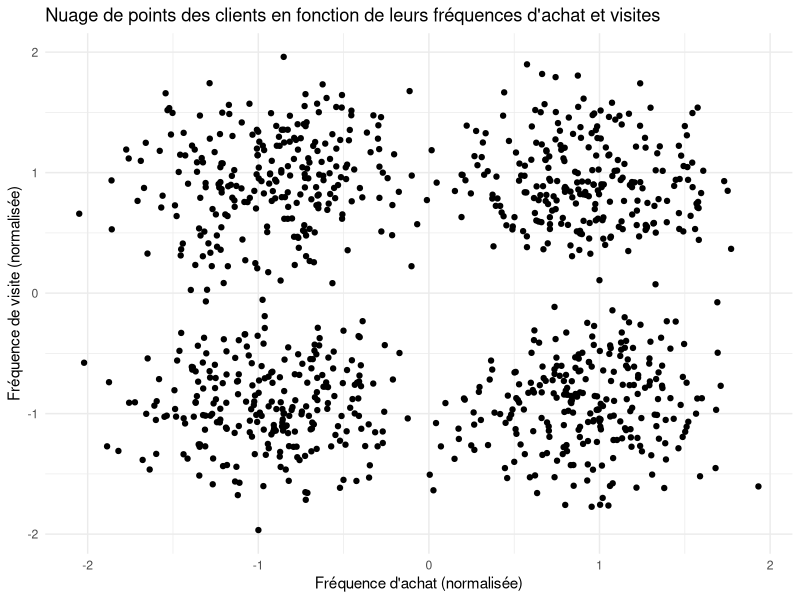
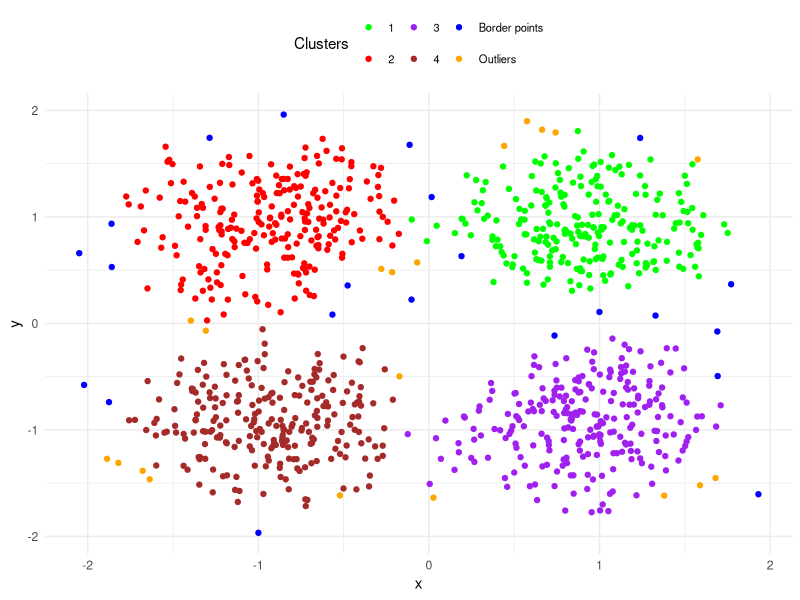

Generate these figures, in order, with R:
# DBSCAN_scratch_R

# Nous supposons pour le calcul de la complexité :
# Nombre de clusters = log(Nombre de Points)
# Nombre de voisins qu'un point possède = log(n/log(n))

library(ggplot2)
library(MASS)
if (!require("mclust")) install.packages("mclust", dependencies = TRUE)
library(mclust) # Pour le calcul de l'ARI (Adjusted Rand Index)

# Définition de la classe Point
Point <- setRefClass("Point",
                     fields = list(
                       coordinates = "numeric",
                       type = "numeric",  # 1:core point, 2:border point, 3:outlier
                       neighboringPoints = "numeric",  # Vecteur numérique
                       cluster = "numeric"  # 1, 2, 3, 4, ... nom du cluster
                     )
)

# Fonction pour calculer les distances euclidiennes et classifier les points
# Complexité : O(n^2) - Chaque point est comparé à tous les autres pour calculer la distance
EuclDist <- function(x, p, eps, MinPts) {
  NeighboringPoints <- numeric()
  type <- 0
  
  for (j in 1:nrow(x)) {
    dist <- sqrt(sum((x[j, ] - p)^2))
    if (dist < eps) {
      NeighboringPoints <- c(NeighboringPoints, j)
    }
  }
  
  if (length(NeighboringPoints) > MinPts) {
    type <- 1  # Core point
  } else if (length(NeighboringPoints) > 1) {
    type <- 2  # Border point
  } else {
    type <- 3  # Outlier
  }
  
  return(list(NeighboringPoints = NeighboringPoints, type = type))
}

# Fonction pour trouver les points appartenant à un cluster donné
# Complexité : O(n × m) - Avec m étant le nombre moyen de voisins par point
findClusterPoints <- function(x, currentCluster, points, position, eps, MinPts) {
  ClusterMembers <- points[[position]]$neighboringPoints
  i <- 1
  
  while (i <= length(ClusterMembers)) {
    expansionPoint <- ClusterMembers[i] # Point d'expansion
    
    if (points[[expansionPoint]]$cluster == -1) { # Point bordure non assigné
      points[[expansionPoint]]$cluster <- currentCluster
    } else if (points[[expansionPoint]]$cluster == 0) { # Point central non assigné
      points[[expansionPoint]]$cluster <- currentCluster
      ClusterMembers <- c(ClusterMembers, points[[expansionPoint]]$neighboringPoints)
    }
    
    i <- i + 1
  }
}

# Fonction principale DBSCAN
# Complexité totale : O(n^2 + n × m) - Dominée par les calculs de distance et l'expansion des clusters
DBscan <- function(x, eps, MinPts) {
  start_time <- Sys.time() # Début du chronométrage
  
  currentCluster <- 0
  points <- list()
  
  # Étape 1 : Initialisation des points
  # Complexité : O(n^2) - Calcul des distances pour chaque point
  for (i in 1:nrow(x)) {
    p <- x[i, ]
    result <- EuclDist(x, p, eps, MinPts)
    points[[i]] <- Point$new(
      coordinates = p,
      type = result$type,
      neighboringPoints = result$NeighboringPoints,
      cluster = 1 - result$type
    )
  }
  
  # Étape 2 : Assignation des clusters
  # Complexité : O(n × m) - Expansion des clusters à partir des points centraux
  for (i in 1:length(points)) {
    if (points[[i]]$cluster == 0) {
      currentCluster <- currentCluster + 1
      points[[i]]$cluster <- currentCluster
      findClusterPoints(x, currentCluster, points, i, eps, MinPts)
    }
  }
  
  end_time <- Sys.time() # Fin du chronométrage
  cat("Temps d'exécution DBSCAN:", end_time - start_time, "secondes\n")
  
  return(points)
}

# Génération de données synthétiques pour les clients
# Complexité : O(k × n) - Avec k le nombre de clusters et n le nombre de points
centers <- list(c(1, 1), c(-1, -1), c(1, -1), c(-1, 1))
n_samples <- 1000
cluster_std <- 0.4
set.seed(0)

X <- matrix(nrow = 0, ncol = 2)
labels_true <- c()

for (i in seq_along(centers)) {
  cluster_data <- mvrnorm(n_samples / length(centers), mu = centers[[i]], Sigma = diag(cluster_std^2, 2))
  X <- rbind(X, cluster_data)
  labels_true <- c(labels_true, rep(i, n_samples / length(centers)))
}

# Standardisation des données
# Complexité : O(n)
scaled_data <- scale(X)
scaled_df <- data.frame(X1 = scaled_data[, 1], X2 = scaled_data[, 2], labels = as.factor(labels_true))
colnames(scaled_df) <- c("x", "y")

# Visualisation des données standardisées
cat("Visualisation des données standardisées\n")
ggplot(scaled_df, aes(x = x, y = y)) +
  geom_point() +
  theme_minimal() +
  labs(
    title = "Nuage de points des clients en fonction de leurs fréquences d'achat et visites",
    x = "Fréquence d'achat (normalisée)",
    y = "Fréquence de visite (normalisée)"
  )

# Création des clusters
cat("Clustering en cours...\n")
points <- DBscan(scaled_data, eps = 0.2, MinPts = 5)

# Création d'un dataframe pour la visualisation
# Complexité : O(n)
clusters <- numeric()
clusters <- unlist(lapply(points, function(point) point$cluster))

# Convertir les clusters en facteur pour éviter les problèmes de coercion
scaled_df$clusters <- factor(
  ifelse(clusters == -1, "Outliers",
         ifelse(clusters == -2, "Border points", as.character(clusters)))
)

# Calcul de l'ARI (Adjusted Rand Index)
# Complexité : O(n)
adjusted_rand_index <- adjustedRandIndex(as.numeric(labels_true), as.numeric(as.character(clusters)))
cat("Adjusted Rand Index (ARI):", adjusted_rand_index, "\n")

# Visualisation des clusters
# Complexité : O(n)
cat("Visualisation des clusters\n")
ggplot(data = scaled_df, aes(x = x, y = y, color = clusters)) +
  geom_point() +
  theme_minimal() +
  theme(
    legend.position = "top",
    legend.text = element_text(size = 8)
  ) +
  scale_color_manual(values = c("green", "red", "purple", "brown", "blue", "orange"), name = "Clusters")
